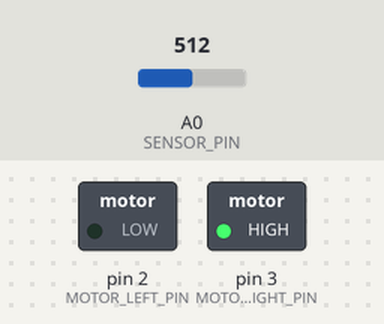
A sketch run on a simulated Arduino Uno, built with avr-gcc and run on an emulated ATmega328P. Parts: switched loads named in the sketch (green lamp = pin HIGH). The test bench sets the inputs (shaded band); at power-on: A0 (SENSOR_PIN) = 512.

Above: at 1.2 s.
1.3 s: A0 (SENSOR_PIN) set to 610
2.8 s: A0 (SENSOR_PIN) set to 645
At 3.5 s:
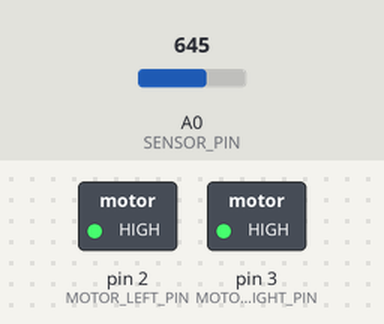
4.3 s: A0 (SENSOR_PIN) set to 710
At 4.7 s:
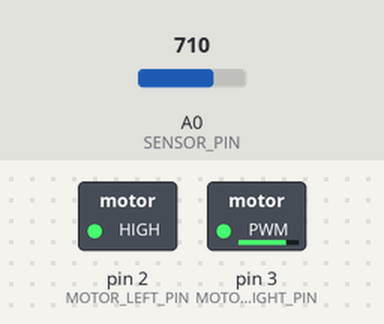
5.8 s: A0 (SENSOR_PIN) set to 511
At 7.0 s:
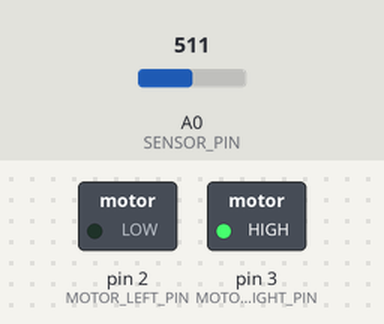
7.3 s: A0 (SENSOR_PIN) set to 716
At 8.1 s:
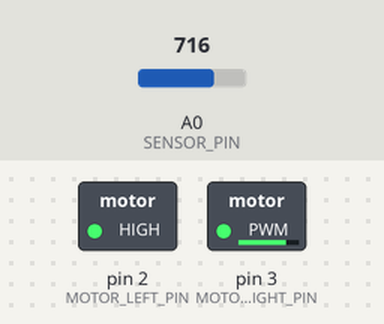
8.8 s: A0 (SENSOR_PIN) set to 306
At 9.3 s:
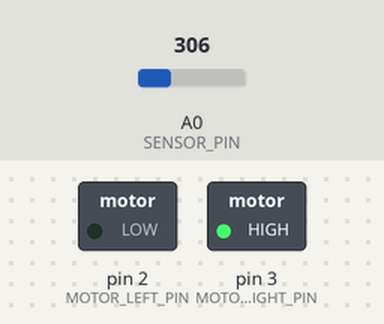
Timing chart, 0 to 11.3 s (numbered marks = the images above; inputs shaded):
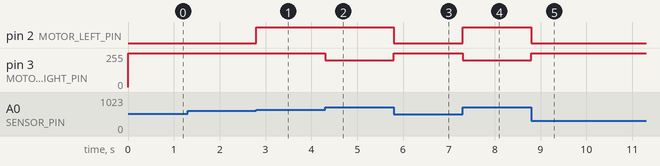

The sketch:

main.ino
```cpp
// Motor pin definitions
#define MOTOR_LEFT_PIN 2
#define MOTOR_RIGHT_PIN 3

// Sensor pin definition
#define SENSOR_PIN A0

// Sensor threshold
#define LINE_THRESHOLD 700 // Adjust as needed

// Motor speed
#define MOTOR_SPEED 200 // Adjust as needed

void setup() {
  // Set motor pins as output
  pinMode(MOTOR_LEFT_PIN, OUTPUT);
  pinMode(MOTOR_RIGHT_PIN, OUTPUT);

  // Set sensor pin as input
  pinMode(SENSOR_PIN, INPUT);
}

void loop() {
  // Read sensor value
  int sensorValue = analogRead(SENSOR_PIN);

  // Calculate error
  int error = sensorValue - LINE_THRESHOLD;

  // Adjust motor speeds based on error
  int leftSpeed, rightSpeed;
  if (error > 0) {
    // If sensor detects the line, move straight
    leftSpeed = MOTOR_SPEED;
    rightSpeed = MOTOR_SPEED;
  } else {
    // If sensor does not detect the line, turn based on the error
    leftSpeed = MOTOR_SPEED - abs(error); // Decrease left motor speed
    rightSpeed = MOTOR_SPEED + abs(error); // Increase right motor speed
  }

  // Apply motor speeds
  analogWrite(MOTOR_LEFT_PIN, constrain(leftSpeed, 0, 255));
  analogWrite(MOTOR_RIGHT_PIN, constrain(rightSpeed, 0, 255));
}
```

Measured:
- the behaviour switches between 627 and 628 on A0 (SENSOR_PIN) (found by bisection; images 0 and 1)
- after the input at 1.3 s, every drawn part: stays the same
- after the input at 2.8 s, pin 2 (MOTOR_LEFT_PIN): LOW → HIGH at once
- after the input at 4.3 s, pin 3 (MOTOR_RIGHT_PIN): 255/255 → 200/255 at once
- after the input at 5.8 s, pin 2 (MOTOR_LEFT_PIN): HIGH → LOW at once; pin 3 (MOTOR_RIGHT_PIN): 200/255 → 255/255 at once
- after the input at 7.3 s, pin 2 (MOTOR_LEFT_PIN): LOW → HIGH at once; pin 3 (MOTOR_RIGHT_PIN): 255/255 → 200/255 at once
- after the input at 8.8 s, pin 2 (MOTOR_LEFT_PIN): HIGH → LOW at once; pin 3 (MOTOR_RIGHT_PIN): 200/255 → 255/255 at once
